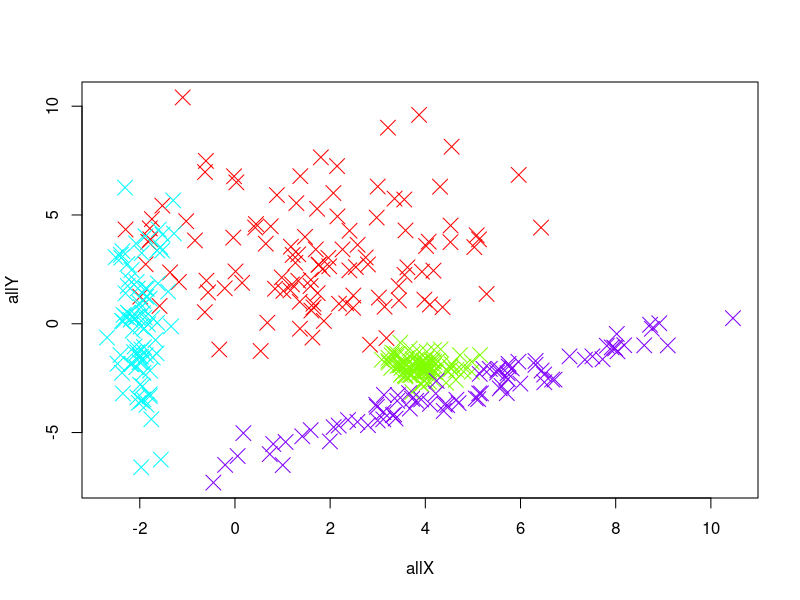

Write the R code that produced this figure.
library(MASS)

largeCovs <- matrix(0, 2, 2)
largeCovs[1, 1] <- 5
largeCovs[1, 2] <- 0
largeCovs[2, 2] <- 5
largeCovs[2, 1] <- 0
large <- mvrnorm(n=110, mu=c(2, 3), Sigma=largeCovs)

smallCovs <- matrix(0, 2, 2)
smallCovs[1, 1] <- 0.2
smallCovs[1, 2] <- 0
smallCovs[2, 2] <- 0.2
smallCovs[2, 1] <- 0
small <- mvrnorm(n=90, mu=c(4, -2), Sigma=smallCovs)

tallCovs <- matrix(0, 2, 2)
tallCovs[1, 1] <- 0.1
tallCovs[1, 2] <- 0
tallCovs[2, 2] <- 6
tallCovs[2, 1] <- 0
tall <- mvrnorm(n=85, mu=c(-2, 0), Sigma=tallCovs)

diagCovs <- matrix(0, 2, 2)
diagCovs[1, 1] <- 5
diagCovs[1, 2] <- 3
diagCovs[2, 2] <- 2
diagCovs[2, 1] <- 3
diag <- mvrnorm(n=85, mu=c(5, -3), Sigma=diagCovs)

allX <- c(large[,1], small[,1], tall[,1], diag[,1])
allY <- c(large[,2], small[,2], tall[,2], diag[,2])

colours <- rainbow(4)

setEPS()

postscript("ArtificialData.eps")
plot(allX, allY, type='n', main="")
points(large[,1], large[,2], col=colours[1], pch=4, cex=2)
points(small[,1], small[,2], col=colours[2], pch=4, cex=2)
points(tall[,1], tall[,2], col=colours[3], pch=4, cex=2)
points(diag[,1], diag[,2], col=colours[4], pch=4, cex=2)
dev.off()
